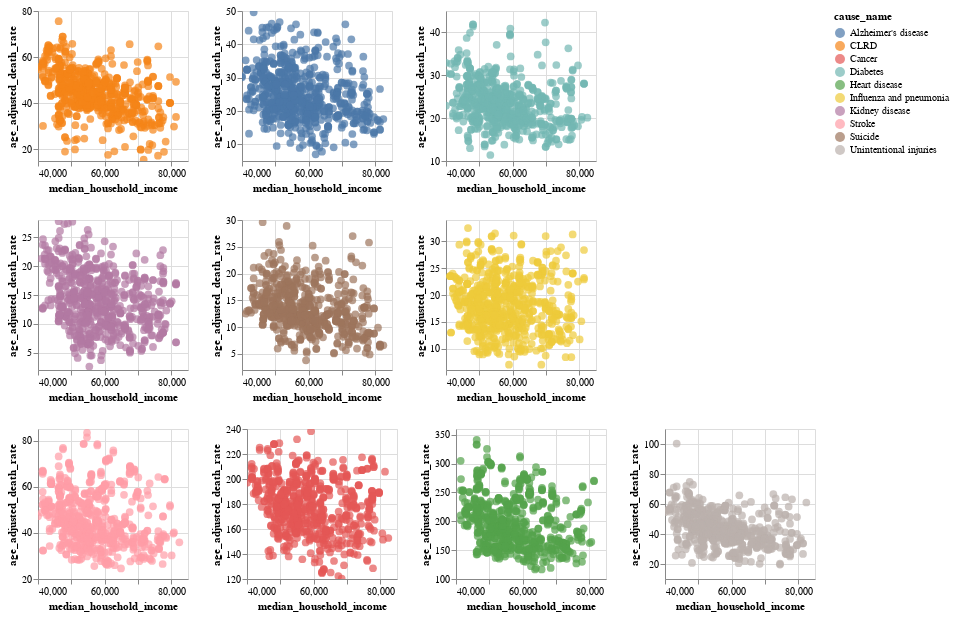

Notebook code for this chart:
### Markdown cell above
In this chart, there is a moderate to strong negative correlation between the median household income and the age adjusted death rate. The more the median income is, the less the deaths are appearing. We suspect the correlation to not be linear which we will investigate later.

### Code cell
Chart_CLRD=alt.Chart(df_explore).mark_circle(size=60).encode(
    alt.X('median_household_income', scale = alt.Scale(zero = False)),
    alt.Y('age_adjusted_death_rate' , scale = alt.Scale(zero = False)),
    color='cause_name',
    tooltip = ['median_household_income', 'age_adjusted_death_rate']
    ).properties(
    width=150,
    height=150
).transform_filter(
    alt.FieldEqualPredicate(field='cause_name', equal='CLRD',)

).interactive()

Chart_Alzheimer=alt.Chart(df_explore).mark_circle(size=60).encode(
    alt.X('median_household_income', scale = alt.Scale(zero = False)),
    alt.Y('age_adjusted_death_rate' , scale = alt.Scale(zero = False)),
    color='cause_name',
    tooltip = ['median_household_income', 'age_adjusted_death_rate']
    ).properties(
    width=150,
    height=150
).transform_filter(
    alt.FieldEqualPredicate(field='cause_name', equal="Alzheimer's disease")

).interactive()

Chart_Influenza=alt.Chart(df_explore).mark_circle(size=60).encode(
    alt.X('median_household_income', scale = alt.Scale(zero = False)),
    alt.Y('age_adjusted_death_rate' , scale = alt.Scale(zero = False)),
    color='cause_name',
    tooltip = ['median_household_income', 'age_adjusted_death_rate']
    ).properties(
    width=150,
    height=150
).transform_filter(
    alt.FieldEqualPredicate(field='cause_name', equal="Influenza and pneumonia")

).interactive()

Chart_Suicide=alt.Chart(df_explore).mark_circle(size=60).encode(
    alt.X('median_household_income', scale = alt.Scale(zero = False)),
    alt.Y('age_adjusted_death_rate' , scale = alt.Scale(zero = False)),
    color='cause_name',
    tooltip = ['median_household_income', 'age_adjusted_death_rate']
    ).properties(
    width=150,
    height=150
).transform_filter(
    alt.FieldEqualPredicate(field='cause_name', equal="Suicide")

).interactive()

Chart_Kidney=alt.Chart(df_explore).mark_circle(size=60).encode(
    alt.X('median_household_income', scale = alt.Scale(zero = False)),
    alt.Y('age_adjusted_death_rate' , scale = alt.Scale(zero = False)),
    color='cause_name',
    tooltip = ['median_household_income', 'age_adjusted_death_rate']
    ).properties(
    width=150,
    height=150
).transform_filter(
    alt.FieldEqualPredicate(field='cause_name', equal="Kidney disease")

).interactive()

Chart_Unintentional=alt.Chart(df_explore).mark_circle(size=60).encode(
    alt.X('median_household_income', scale = alt.Scale(zero = False)),
    alt.Y('age_adjusted_death_rate' , scale = alt.Scale(zero = False)),
    color='cause_name',
    tooltip = ['median_household_income', 'age_adjusted_death_rate']
    ).properties(
    width=150,
    height=150
).transform_filter(
    alt.FieldEqualPredicate(field='cause_name', equal="Unintentional injuries")

).interactive()

Chart_Diabetes=alt.Chart(df_explore).mark_circle(size=60).encode(
    alt.X('median_household_income', scale = alt.Scale(zero = False)),
    alt.Y('age_adjusted_death_rate' , scale = alt.Scale(zero = False)),
    color='cause_name',
    tooltip = ['median_household_income', 'age_adjusted_death_rate']
    ).properties(
    width=150,
    height=150
).transform_filter(
    alt.FieldEqualPredicate(field='cause_name', equal="Diabetes")

).interactive()

Chart_Stroke=alt.Chart(df_explore).mark_circle(size=60).encode(
    alt.X('median_household_income', scale = alt.Scale(zero = False)),
    alt.Y('age_adjusted_death_rate' , scale = alt.Scale(zero = False)),
    color='cause_name',
    tooltip = ['median_household_income', 'age_adjusted_death_rate']
    ).properties(
    width=150,
    height=150
).transform_filter(
    alt.FieldEqualPredicate(field='cause_name', equal="Stroke")

).interactive()

Chart_Cancer=alt.Chart(df_explore).mark_circle(size=60).encode(
    alt.X('median_household_income', scale = alt.Scale(zero = False)),
    alt.Y('age_adjusted_death_rate' , scale = alt.Scale(zero = False)),
    color='cause_name',
    tooltip = ['median_household_income', 'age_adjusted_death_rate']
    ).properties(
    width=150,
    height=150
).transform_filter(
    alt.FieldEqualPredicate(field='cause_name', equal="Cancer")
    
    ).interactive()
    
Chart_Heart=alt.Chart(df_explore).mark_circle(size=60).encode(
    alt.X('median_household_income', scale = alt.Scale(zero = False)),
    alt.Y('age_adjusted_death_rate' , scale = alt.Scale(zero = False)),
    color='cause_name',
    tooltip = ['median_household_income', 'age_adjusted_death_rate']
    ).properties(
    width=150,
    height=150
).transform_filter(
    alt.FieldEqualPredicate(field='cause_name', equal="Heart disease")

).interactive()

Horizontal1=Chart_CLRD | Chart_Alzheimer | Chart_Diabetes 
Horizontal2=Chart_Kidney | Chart_Suicide | Chart_Influenza 
Horizontal3=Chart_Stroke | Chart_Cancer | Chart_Heart | Chart_Unintentional
alt.vconcat(Horizontal1, Horizontal2, Horizontal3)

### Figure 1 — Vega-Lite specification as saved in the notebook (floating-point values rounded to 4 significant figures; data arrays with more than 128 entries replaced by an {"elided": "..."} marker saying what was removed)
{"config": {"view": {"continuousWidth": 400, "continuousHeight": 300}}, "vconcat": [{"hconcat": [{"mark": {"type": "circle", "size": 60}, "encoding": {"color": {"field": "cause_name", "type": "nominal"}, "tooltip": [{"field": "median_household_income", "type": "quantitative"}, {"field": "age_adjusted_death_rate", "type": "quantitative"}], "x": {"field": "median_household_income", "scale": {"zero": false}, "type": "quantitative"}, "y": {"field": "age_adjusted_death_rate", "scale": {"zero": false}, "type": "quantitative"}}, "height": 150, "selection": {"selector002": {"type": "interval", "bind": "scales", "encodings": ["x", "y"]}}, "transform": [{"filter": {"equal": "CLRD", "field": "cause_name"}}], "width": 150}, {"mark": {"type": "circle", "size": 60}, "encoding": {"color": {"field": "cause_name", "type": "nominal"}, "tooltip": [{"field": "median_household_income", "type": "quantitative"}, {"field": "age_adjusted_death_rate", "type": "quantitative"}], "x": {"field": "median_household_income", "scale": {"zero": false}, "type": "quantitative"}, "y": {"field": "age_adjusted_death_rate", "scale": {"zero": false}, "type": "quantitative"}}, "height": 150, "selection": {"selector003": {"type": "interval", "bind": "scales", "encodings": ["x", "y"]}}, "transform": [{"filter": {"equal": "Alzheimer's disease", "field": "cause_name"}}], "width": 150}, {"mark": {"type": "circle", "size": 60}, "encoding": {"color": {"field": "cause_name", "type": "nominal"}, "tooltip": [{"field": "median_household_income", "type": "quantitative"}, {"field": "age_adjusted_death_rate", "type": "quantitative"}], "x": {"field": "median_household_income", "scale": {"zero": false}, "type": "quantitative"}, "y": {"field": "age_adjusted_death_rate", "scale": {"zero": false}, "type": "quantitative"}}, "height": 150, "selection": {"selector008": {"type": "interval", "bind": "scales", "encodings": ["x", "y"]}}, "transform": [{"filter": {"equal": "Diabetes", "field": "cause_name"}}], "width": 150}]}, {"hconcat": [{"mark": {"type": "circle", "size": 60}, "encoding": {"color": {"field": "cause_name", "type": "nominal"}, "tooltip": [{"field": "median_household_income", "type": "quantitative"}, {"field": "age_adjusted_death_rate", "type": "quantitative"}], "x": {"field": "median_household_income", "scale": {"zero": false}, "type": "quantitative"}, "y": {"field": "age_adjusted_death_rate", "scale": {"zero": false}, "type": "quantitative"}}, "height": 150, "selection": {"selector006": {"type": "interval", "bind": "scales", "encodings": ["x", "y"]}}, "transform": [{"filter": {"equal": "Kidney disease", "field": "cause_name"}}], "width": 150}, {"mark": {"type": "circle", "size": 60}, "encoding": {"color": {"field": "cause_name", "type": "nominal"}, "tooltip": [{"field": "median_household_income", "type": "quantitative"}, {"field": "age_adjusted_death_rate", "type": "quantitative"}], "x": {"field": "median_household_income", "scale": {"zero": false}, "type": "quantitative"}, "y": {"field": "age_adjusted_death_rate", "scale": {"zero": false}, "type": "quantitative"}}, "height": 150, "selection": {"selector005": {"type": "interval", "bind": "scales", "encodings": ["x", "y"]}}, "transform": [{"filter": {"equal": "Suicide", "field": "cause_name"}}], "width": 150}, {"mark": {"type": "circle", "size": 60}, "encoding": {"color": {"field": "cause_name", "type": "nominal"}, "tooltip": [{"field": "median_household_income", "type": "quantitative"}, {"field": "age_adjusted_death_rate", "type": "quantitative"}], "x": {"field": "median_household_income", "scale": {"zero": false}, "type": "quantitative"}, "y": {"field": "age_adjusted_death_rate", "scale": {"zero": false}, "type": "quantitative"}}, "height": 150, "selection": {"selector004": {"type": "interval", "bind": "scales", "encodings": ["x", "y"]}}, "transform": [{"filter": {"equal": "Influenza and pneumonia", "field": "cause_name"}}], "width": 150}]}, {"hconcat": [{"mark": {"type": "circle", "size": 60}, "encoding": {"color": {"field": "cause_name", "type": "nominal"}, "tooltip": [{"field": "median_household_income", "type": "quantitative"}, {"field": "age_adjusted_death_rate", "type": "quantitative"}], "x": {"field": "median_household_income", "scale": {"zero": false}, "type": "quantitative"}, "y": {"field": "age_adjusted_death_rate", "scale": {"zero": false}, "type": "quantitative"}}, "height": 150, "selection": {"selector009": {"type": "interval", "bind": "scales", "encodings": ["x", "y"]}}, "transform": [{"filter": {"equal": "Stroke", "field": "cause_name"}}], "width": 150}, {"mark": {"type": "circle", "size": 60}, "encoding": {"color": {"field": "cause_name", "type": "nominal"}, "tooltip": [{"field": "median_household_income", "type": "quantitative"}, {"field": "age_adjusted_death_rate", "type": "quantitative"}], "x": {"field": "median_household_income", "scale": {"zero": false}, "type": "quantitative"}, "y": {"field": "age_adjusted_death_rate", "scale": {"zero": false}, "type": "quantitative"}}, "height": 150, "selection": {"selector010": {"type": "interval", "bind": "scales", "encodings": ["x", "y"]}}, "transform": [{"filter": {"equal": "Cancer", "field": "cause_name"}}], "width": 150}, {"mark": {"type": "circle", "size": 60}, "encoding": {"color": {"field": "cause_name", "type": "nominal"}, "tooltip": [{"field": "median_household_income", "type": "quantitative"}, {"field": "age_adjusted_death_rate", "type": "quantitative"}], "x": {"field": "median_household_income", "scale": {"zero": false}, "type": "quantitative"}, "y": {"field": "age_adjusted_death_rate", "scale": {"zero": false}, "type": "quantitative"}}, "height": 150, "selection": {"selector011": {"type": "interval", "bind": "scales", "encodings": ["x", "y"]}}, "transform": [{"filter": {"equal": "Heart disease", "field": "cause_name"}}], "width": 150}, {"mark": {"type": "circle", "size": 60}, "encoding": {"color": {"field": "cause_name", "type": "nominal"}, "tooltip": [{"field": "median_household_income", "type": "quantitative"}, {"field": "age_adjusted_death_rate", "type": "quantitative"}], "x": {"field": "median_household_income", "scale": {"zero": false}, "type": "quantitative"}, "y": {"field": "age_adjusted_death_rate", "scale": {"zero": false}, "type": "quantitative"}}, "height": 150, "selection": {"selector007": {"type": "interval", "bind": "scales", "encodings": ["x", "y"]}}, "transform": [{"filter": {"equal": "Unintentional injuries", "field": "cause_name"}}], "width": 150}]}], "data": {"name": "data-28aa858078c6d815548cbb07c3b38f55"}, "$schema": "https://vega.github.io/schema/vega-lite/v4.17.0.json", "datasets": {"data-28aa858078c6d815548cbb07c3b38f55": {"elided": "7607 records"}}}
